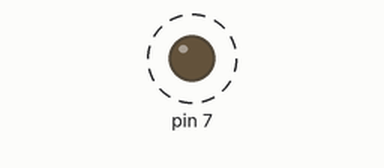
Recording of a sketch running on a simulated Arduino Uno, built with avr-gcc and run on an emulated ATmega328P. Parts: output pins drawn as LEDs (lit = HIGH). Dashed ring = blinking.

Above: at 0.5 s.
Timing chart, 0 to 4.6 s (numbered marks = the images above):
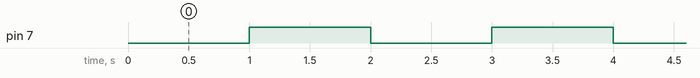

Measured:
- by itself, pin 7: alternates HIGH for 1.0 s and LOW for 1.0 s

The sketch:

05_practice_2.ino.ino
```cpp
void setup() {
  // put your setup code here, to run once:
  pinMode(7, OUTPUT);
}

void loop() {
  delay(1000);
  while(1) {
      digitalWrite(7, HIGH);
      delay(1000);
      digitalWrite(7, LOW);
      delay(1000);
  }

}
```
